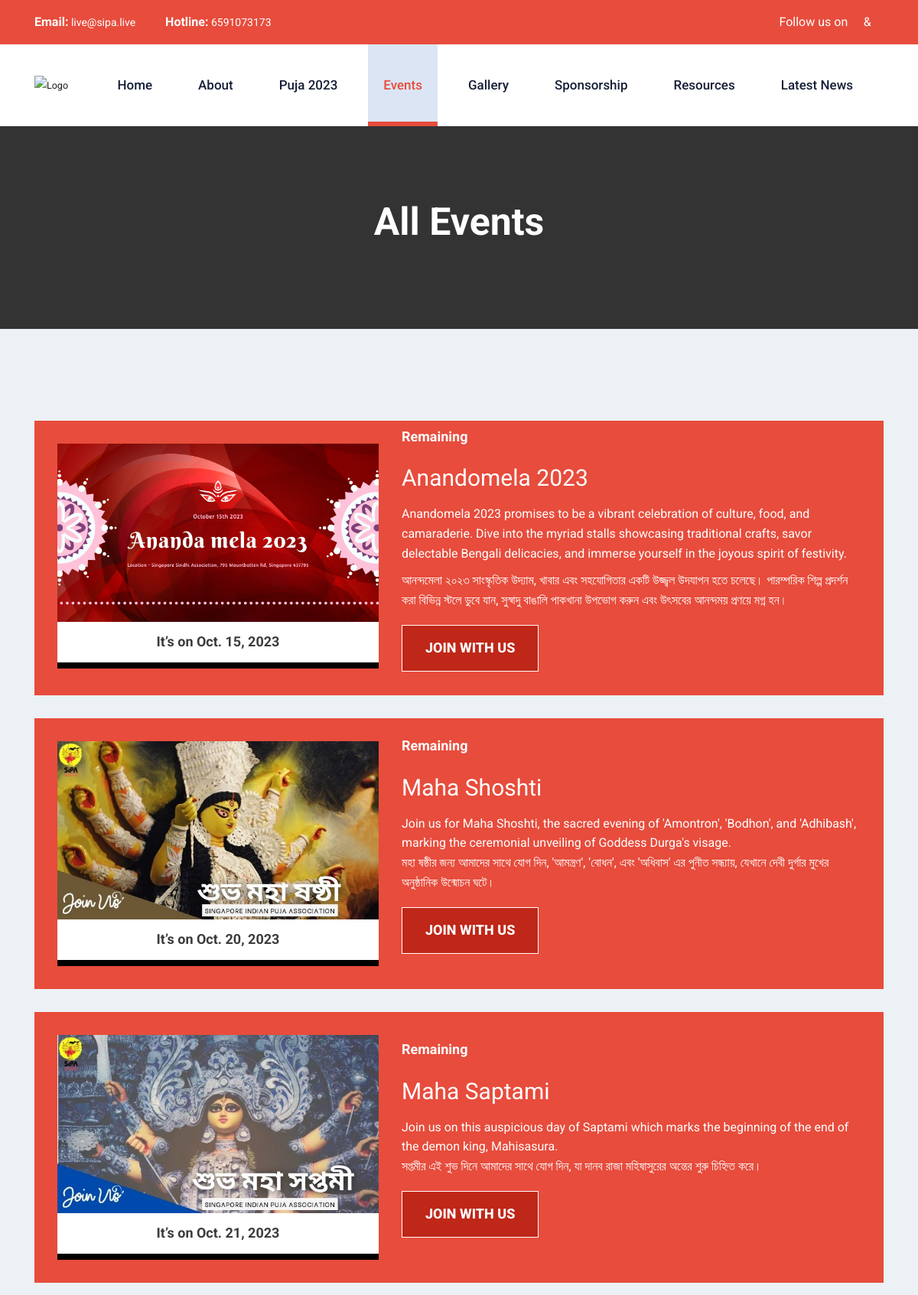
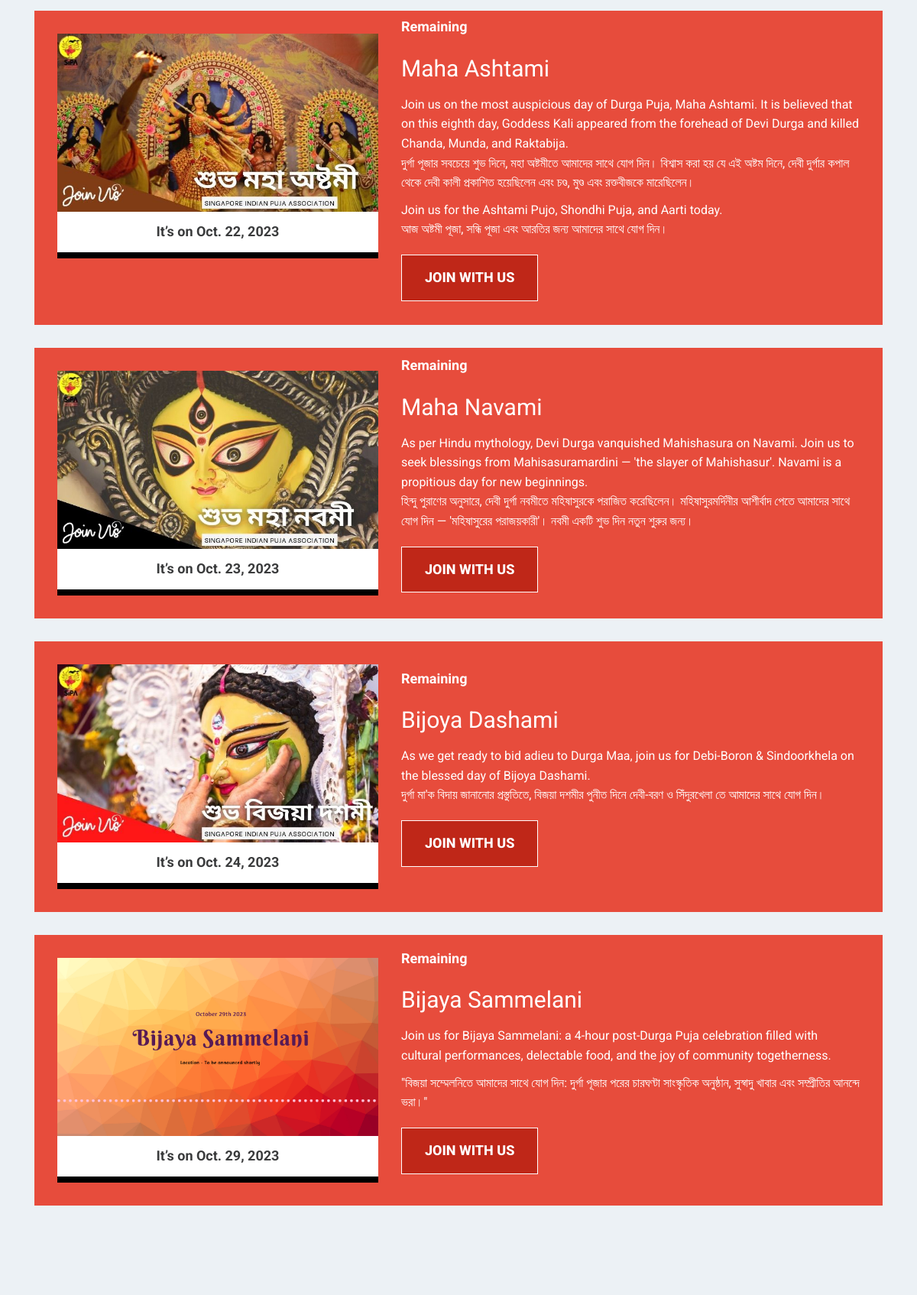
Screenshot of /events/ (upper part) with the database file from the repository (2 pictures, top to bottom).
### contact/models.py (models this page shows)
class Contact(models.Model):
    class Meta:
        verbose_name_plural = "Contact"
    address = models.CharField(max_length=500)
    email = models.CharField(max_length=100)
    phone = models.IntegerField()
    created_on= models.DateField(auto_now_add=True)

### events/models.py (models this page shows)
class Events(models.Model):
    class Meta:
        verbose_name_plural = "Events"
    title = models.CharField(max_length=500)
    description = models.TextField()
    image = models.ImageField(upload_to='events')
    date = models.DateField()
    created_on = models.DateField(auto_now_add=True)
    @property
    def formatted_date(self):
        return str(self.date).replace('-','/')

### events/views.py (the view)
# urls.py: path('/',view=getEventDetailPage,name='events')
def getEventDetailPage(request):
    contact = Contact.objects.latest('created_on')
    footer_content = Footer.objects.first()
    events = Events.objects.order_by('date').all()
    return render(request, 'events.html',{'footer':footer_content,'events':events,'contact':contact,})

### templates/events.html (shortened to what this page needs)
{%load static%}
{%include './home/preloader.html'%}
  <body>
  {%include './home/header.html'%}
<section id="page-title-area">
    <div class="container">
        <div class="row">
            <div class="col-lg-8 m-auto text-center">
                <div class="page-title-content">
                    <h1 class="h2">All Events</h1>
                </div>
            </div>
        </div>
    </div>
</section>
<section id="page-content-wrap">
    <div class="event-page-content-wrap section-padding">
        <div class="container">
            <div class="row">
                <div class="col-lg-12">
                    <div class="all-event-list">
                        {%for event in events%}
                        <div class="single-upcoming-event">
                            <div class="row">
                                <div class="col-lg-5">
                                    <div class="up-event-thumb">
                                        <img src="{%get_media_prefix%}{{event.image}}" class="img-fluid" alt="Upcoming Event" style="">
                                        <h4 class="up-event-date">It&#x2019;s on {{event.date}}</h4>
                                    </div>
                                </div>
                                <div class="col-lg-7">
                                    <div class="display-table">
                                        <div class="display-table-cell">
                                            <div class="up-event-text">
                                                <div class="event-countdown">
                                                    <p>Remaining</p>
                                                </div>
                                                <h3><a href="{% url 'orders:orders'%}?event_date={{event.formatted_date}}">{{event.title}}</a></h3>
                                                <p>{{event.description | linebreaks}}</p>
                                                <a href="{% url 'orders:orders'%}?event_date={{event.formatted_date}}" class="btn btn-brand btn-brand-dark">join with us</a>
                                            </div>
                                        </div>
                                    </div>
                                </div>
                            </div>
                        </div>
                        {%endfor%}
        </div>
    </div>
</section>
</body>
</html>

### templates/home/header.html (shortened to what this page needs)
{%load static%}
<header id="header-area">
  <div class="preheader-area" style="background-color:#e74c3c;">
    <div class="container">
      <div class="row">
        <div class="col-lg-6 col-sm-7 col-7">
          <div class="preheader-left" >
            <a href="mailto:sipa@gmail.com"
              ><strong>Email:</strong> {{contact.email}}</a
            >
            <a href="mailto:sipa@construc.com"
              ><strong>Hotline:</strong> {{contact.phone}}</a
            >
          </div>
        </div>
        <div class="col-lg-6 col-sm-5 col-5 text-right" style="text-align:center;">
          <div class="preheader-right text-right" style="margin-top:3%;">
            Follow us on      <a href="https://www.facebook.com/Sipaisgreat"><i class="fa fa-facebook" style="color:white"></i>
              </a>  &
            <a href="https://www.youtube.com/channel/UCXb5lH7fL-z982-dOPKr35A"
                  ><i class="fa fa-youtube" style="color:white"></i></a>
          </div>
      </div>
      </div>
    </div>
  </div>
  <div class="header-bottom-area" id="fixheader">
    <div class="container">
      <div class="row">
        <div class="col-lg-12">
          <nav class="main-menu navbar navbar-expand-lg navbar-light">
            <a class="navbar-brand" href="{%url "home:home"%}">
              <img
                src="{%static 'assets/img/sipa-logo.png' %}"
                alt="Logo"
                style="height: 6rem; width: 4rem"
              />
            </a>
            <div class="collapse navbar-collapse" id="menucontent">
              <ul class="navbar-nav ml-auto">
                <li class="nav-item {% if request.resolver_match.url_name == 'home' %}active{% endif %}">
                  <a class="nav-link" href="{%url "home:home"%}">Home</a>
                </li>
                <li class="nav-item {% if request.resolver_match.url_name == 'about' %}active{% endif %}">
                  <a class="nav-link" href="{%url "about:about"%}">About</a>
                </li>
                <li class="nav-item {% if request.resolver_match.url_name == 'puja2022' %}active{% endif %}">
                  <a class="nav-link" href="{%url "puja2022:puja2022"%}">Puja 2023</a>
                </li>
                <li class="nav-item {% if request.resolver_match.url_name == 'events' %}active{% endif %}">
                  <a class="nav-link" href="{%url "events:events"%}">Events</a>
                </li>
                <li class="nav-item {% if request.resolver_match.url_name == 'gallery' %}active{% endif %}">
                  <a class="nav-link" href="{%url "gallery:gallery"%}">Gallery</a>
                </li>
                <li class="nav-item {% if request.resolver_match.url_name == 'sponsorship' %}active{% endif %}">
                  <a class="nav-link" href="{%url "sponsorship:sponsorship"%}">Sponsorship</a>
                </li>
                <li class="nav-item {% if request.resolver_match.url_name == 'resources' %}active{% endif %}">
                  <a class="nav-link" href="{%url "resources:resources"%}">Resources</a>
                </li>
                <li class="nav-item {% if request.resolver_match.url_name == 'latest-news' %}active{% endif %}">
                  <a class="nav-link" href="{%url "home:latest-news"%}">Latest News</a>
                </li>
              </ul>
            </div>
          </nav>
        </div>
      </div>
    </div>
  </div>
</header>

### rows the page displays
Contact: email "live@sipa.live", phone "6591073173"
Events: image (picture), date "Oct. 15, 2023", title "Anandomela 2023", description "Anandomela 2023 promises to be a vibrant celebration of culture, food, and camaraderie. Dive into the myriad stalls showcasing traditional crafts, savor delectable Bengali delicacies, and immerse yourself in the joyous spirit of festivity. আনন্দমেলা ২০২৩ সাংস্কৃতিক উদ্যাম, খাবার এবং সহযোগিতার একটি উজ্জ্বল উদযাপন হতে চলেছে। পারম্পরিক শিল্প প্রদর্শন করা বিভিন্ন স্টলে ডুবে যান, সুস্বাদু বাঙালি পাকখানা উপভোগ করুন এবং উৎসবের আনন্দময় প্রণয়ে মগ্ন হন।"
Events: image (picture), date "Oct. 20, 2023", title "Maha Shoshti", description "Join us for Maha Shoshti, the sacred evening of 'Amontron', 'Bodhon', and 'Adhibash', marking the ceremonial unveiling of Goddess Durga's visage. মহা ষষ্ঠীর জন্য আমাদের সাথে যোগ দিন, 'আমন্ত্রণ', 'বোধন', এবং 'অধিবাস' এর পুনীত সন্ধ্যায়, যেখানে দেবী দুর্গার মুখের অনুষ্ঠানিক উন্মোচন ঘটে।"
Events: image (picture), date "Oct. 21, 2023", title "Maha Saptami", description "Join us on this auspicious day of Saptami which marks the beginning of the end of the demon king, Mahisasura. সপ্তমীর এই শুভ দিনে আমাদের সাথে যোগ দিন, যা দানব রাজা মহিষাসুরের অন্তের শুরু চিহ্নিত করে।"
Events: image (picture), date "Oct. 22, 2023", title "Maha Ashtami", description "Join us on the most auspicious day of Durga Puja, Maha Ashtami. It is believed that on this eighth day, Goddess Kali appeared from the forehead of Devi Durga and killed Chanda, Munda, and Raktabija. দুর্গা পূজার সবচেয়ে শুভ দিনে, মহা অষ্টমীতে আমাদের সাথে যোগ দিন। বিশ্বাস করা হয় যে এই অষ্টম দিনে, দেবী দুর্গার কপাল থেকে দেবী কালী প্রকাশিত হয়েছিলেন এবং চণ্ড, মুণ্ড এবং রক্তবীজকে মারেছিলেন। Join us for the Ashtami Pujo, Shondhi Puja, and Aarti today. আজ অষ্টমী পূজা, সন্ধি পূজা এবং আরতির জন্য আমাদের সাথে যোগ দিন।"
Events: image (picture), date "Oct. 23, 2023", title "Maha Navami", description "As per Hindu mythology, Devi Durga vanquished Mahishasura on Navami. Join us to seek blessings from Mahisasuramardini — 'the slayer of Mahishasur'. Navami is a propitious day for new beginnings. হিন্দু পুরাণের অনুসারে, দেবী দুর্গা নবমীতে মহিষাসুরকে পরাজিত করেছিলেন। মহিষাসুরমর্দিনীর আশীর্বাদ পেতে আমাদের সাথে যোগ দিন — 'মহিষাসুরের পরাজয়কারী'। নবমী একটি শুভ দিন নতুন শুরুর জন্য।"
Events: image (picture), date "Oct. 24, 2023", title "Bijoya Dashami", description "As we get ready to bid adieu to Durga Maa, join us for Debi-Boron & Sindoorkhela on the blessed day of Bijoya Dashami. দুর্গা মা'ক বিদায় জানানোর প্রস্তুতিতে, বিজয়া দশমীর পুনীত দিনে দেবী-বরণ ও সিঁদুরখেলা তে আমাদের সাথে যোগ দিন।"
Events: image (picture), date "Oct. 29, 2023", title "Bijaya Sammelani", description "Join us for Bijaya Sammelani: a 4-hour post-Durga Puja celebration filled with cultural performances, delectable food, and the joy of community togetherness. \"বিজয়া সম্মেলনিতে আমাদের সাথে যোগ দিন: দুর্গা পূজার পরের চারঘণ্টা সাংস্কৃতিক অনুষ্ঠান, সুস্বাদু খাবার এবং সম্প্রীতির আনন্দে ভরা।\""
